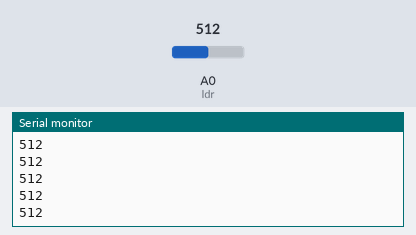
Recording of a sketch running on a simulated Arduino Uno, built with avr-gcc and run on an emulated ATmega328P. Parts: the last lines printed to the serial monitor. Inputs (shaded band) come from the test bench; at power-on: A0 (ldr) = 512.

Above: at 1.2 s.
1.3 s: A0 (ldr) set to 716
At 2.2 s:
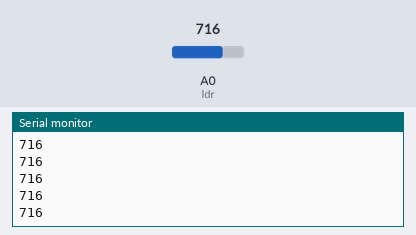
2.8 s: A0 (ldr) set to 900
At 3.8 s:
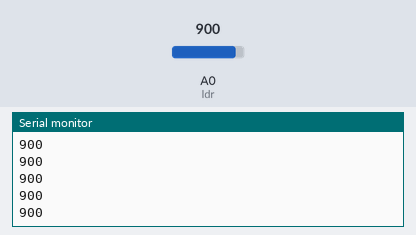
Timing chart, 0 to 5.8 s (numbered marks = the images above; inputs shaded):
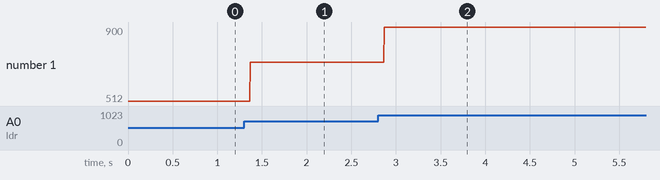

Measured:
- after the input at 1.3 s, the serial monitor: prints a new line after 0.07 s (image 1)
- after the input at 2.8 s, the serial monitor: prints a new line after 0.07 s (image 2)
- plotted number 1: 512 → 716 after the input at 1.3 s, 716 → 900 after the input at 2.8 s

The sketch:

ldr_deger_okuma.ino
```cpp
#define ldr A0
void setup() {
  Serial.begin(9600);
  pinMode(ldr,INPUT);
}

void loop() {
  int ldr_deger=analogRead(ldr);
  Serial.println(ldr_deger);


}
```
